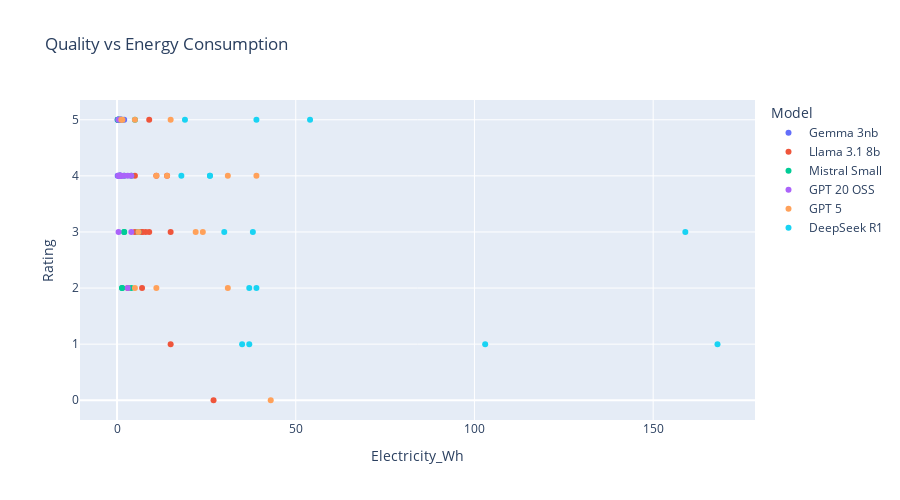

This figure's notebook cell:
### Markdown cell above
### 1. 📈 Quality vs Energy (Scatter Plot)

### Code cell
import plotly.express as px

fig = px.scatter(
    df,
    x='Electricity_Wh',
    y='Rating',
    color='Model',
    hover_data=['Question_ID', 'CO2_g', 'Inference_s'],
    title='Quality vs Energy Consumption'
)
fig.update_layout(width=900, height=500)
fig.show()

### Figure 1 — Plotly figure (JSON) as saved in the notebook; plotly's stock layout.template omitted (floating-point values rounded to 4 significant figures)
{"data": [{"customdata": [[1, 0.12, 1.9], [2, 0.18, 4], [3, 0.7, 4], [4, 0.46, 3.5], [5, 0.08, 3.5], [6, 1.53, 2], [7, 0.16, 2], [8, 10, 11.5], [9, 0.34, 6], [10, 0.56, 8], [11, 0.47, 11], [12, 0.67, 14], [13, 0.54, 25.8], [14, 0.61, 5.6], [15, 0.36, 1.5]], "hovertemplate": "Model=Gemma 3nb<br>Electricity_Wh=%{x}<br>Rating=%{y}<br>Question_ID=%{customdata[0]}<br>CO2_g=%{customdata[1]}<br>Inference_s=%{customdata[2]}<extra></extra>", "legendgroup": "Gemma 3nb", "marker": {"color": "#636efa", "symbol": "circle"}, "mode": "markers", "name": "Gemma 3nb", "orientation": "v", "showlegend": true, "type": "scatter", "x": [0.19, 0.29, 1.13, 0.75, 0.13, 2, 0.25, 1.03, 0.55, 0.91, 0.77, 1.09, 0.88, 0.99, 0.59], "xaxis": "x", "y": [4, 5, 5, 5, 5, 5, 5, 4, 4, 4, 5, 5, 4, 5, 5], "yaxis": "y"}, {"customdata": [[1, 6, 3], [2, 9, 4], [3, 6, 5], [4, 3, 4.5], [5, 5, 4.7], [6, 9, 3], [7, 3, 3], [8, 6, 12], [9, 2, 6.5], [10, 9, 8.5], [11, 5, 12], [12, 5, 15], [13, 16, 26], [14, 4, 6.9], [15, 4, 1.6]], "hovertemplate": "Model=Llama 3.1 8b<br>Electricity_Wh=%{x}<br>Rating=%{y}<br>Question_ID=%{customdata[0]}<br>CO2_g=%{customdata[1]}<br>Inference_s=%{customdata[2]}<extra></extra>", "legendgroup": "Llama 3.1 8b", "marker": {"color": "#EF553B", "symbol": "circle"}, "mode": "markers", "name": "Llama 3.1 8b", "orientation": "v", "showlegend": true, "type": "scatter", "x": [9, 15, 11, 5, 7, 14, 5, 0.63, 3, 15, 9, 8, 27, 7, 7], "xaxis": "x", "y": [5, 1, 4, 4, 3, 4, 3, 5, 2, 3, 3, 3, 0, 3, 2], "yaxis": "y"}, {"customdata": [[1, 0.44, 2.8], [2, 0.2, 2], [3, 1.26, 3], [4, 0.8, 2.5], [5, 0.14, 3], [6, 3, 4], [7, 0.43, 2.5], [8, 1.35, 4], [9, 0.24, 2], [10, 0.89, 11], [11, 4, 9.5], [12, 2, 11.5], [13, 2, 10.5], [14, 0.84, 3.5], [15, 1.33, 9]], "hovertemplate": "Model=Mistral Small<br>Electricity_Wh=%{x}<br>Rating=%{y}<br>Question_ID=%{customdata[0]}<br>CO2_g=%{customdata[1]}<br>Inference_s=%{customdata[2]}<extra></extra>", "legendgroup": "Mistral Small", "marker": {"color": "#00cc96", "symbol": "circle"}, "mode": "markers", "name": "Mistral Small", "orientation": "v", "showlegend": true, "type": "scatter", "x": [0.77, 0.33, 2, 1.31, 0.23, 5, 0.7, 2, 0.39, 1.45, 6, 4, 4, 1.37, 2], "xaxis": "x", "y": [4, 5, 4, 5, 5, 5, 4, 3, 5, 2, 3, 4, 2, 2, 3], "yaxis": "y"}, {"customdata": [[1, 0.23, 2.5], [2, 0.77, 3], [3, 0.68, 4], [4, 0.58, 3], [5, 0.3, 4.1], [6, 3, 3.5], [7, 0.26, 4.5], [8, 0.61, 5], [9, 0.51, 2.5], [10, 0.45, 12.4], [11, 1.91, 10], [12, 2, 12.4], [13, 1.98, 11.5], [14, 0.23, 4], [15, 1.22, 9.5]], "hovertemplate": "Model=GPT 20 OSS<br>Electricity_Wh=%{x}<br>Rating=%{y}<br>Question_ID=%{customdata[0]}<br>CO2_g=%{customdata[1]}<br>Inference_s=%{customdata[2]}<extra></extra>", "legendgroup": "GPT 20 OSS", "marker": {"color": "#ab63fa", "symbol": "circle"}, "mode": "markers", "name": "GPT 20 OSS", "orientation": "v", "showlegend": true, "type": "scatter", "x": [0.37, 1.25, 1.11, 0.94, 0.49, 4, 0.42, 0.99, 0.83, 0.72, 3, 4, 3, 0.37, 1.97], "xaxis": "x", "y": [5, 4, 5, 4, 4, 4, 3, 4, 4, 4, 4, 3, 2, 4, 4], "yaxis": "y"}, {"customdata": [[1, 0.93, 12], [2, 9, 4], [3, 24, 5], [4, 3, 2.5], [5, 0.73, 3], [6, 29, 3], [7, 3, 12], [8, 15, 3.5], [9, 4, 11], [10, 19, 11], [11, 7, 152], [12, 7, 68], [13, 97, 127], [14, 9, 6.5], [15, 13, 21]], "hovertemplate": "Model=GPT 5<br>Electricity_Wh=%{x}<br>Rating=%{y}<br>Question_ID=%{customdata[0]}<br>CO2_g=%{customdata[1]}<br>Inference_s=%{customdata[2]}<extra></extra>", "legendgroup": "GPT 5", "marker": {"color": "#FFA15A", "symbol": "circle"}, "mode": "markers", "name": "GPT 5", "orientation": "v", "showlegend": true, "type": "scatter", "x": [1.52, 15, 39, 5, 1.19, 31, 5, 24, 6, 31, 11, 11, 43, 14, 22], "xaxis": "x", "y": [5, 5, 4, 5, 5, 4, 2, 3, 3, 2, 2, 4, 0, 4, 3], "yaxis": "y"}, {"customdata": [[1, 11, 15], [2, 23, 3.5], [3, 33, 6], [4, 16, 3], [5, 16, 2], [6, 18, 4], [7, 22, 13.5], [8, 24, 4.5], [9, 19, 13], [10, 24, 12], [11, 103, 150], [12, 63, 68.5], [13, 26, 126.5], [14, 24, 7], [15, 23, 21.5]], "hovertemplate": "Model=DeepSeek R1<br>Electricity_Wh=%{x}<br>Rating=%{y}<br>Question_ID=%{customdata[0]}<br>CO2_g=%{customdata[1]}<br>Inference_s=%{customdata[2]}<extra></extra>", "legendgroup": "DeepSeek R1", "marker": {"color": "#19d3f3", "symbol": "circle"}, "mode": "markers", "name": "DeepSeek R1", "orientation": "v", "showlegend": true, "type": "scatter", "x": [18, 37, 54, 26, 26, 19, 35, 39, 30, 39, 168, 103, 159, 38, 37], "xaxis": "x", "y": [4, 1, 5, 4, 4, 5, 1, 2, 3, 5, 1, 1, 3, 3, 2], "yaxis": "y"}], "layout": {"height": 500, "legend": {"title": {"text": "Model"}, "tracegroupgap": 0}, "title": {"text": "Quality vs Energy Consumption"}, "width": 900, "xaxis": {"anchor": "y", "domain": [0, 1], "title": {"text": "Electricity_Wh"}}, "yaxis": {"anchor": "x", "domain": [0, 1], "title": {"text": "Rating"}}}}
